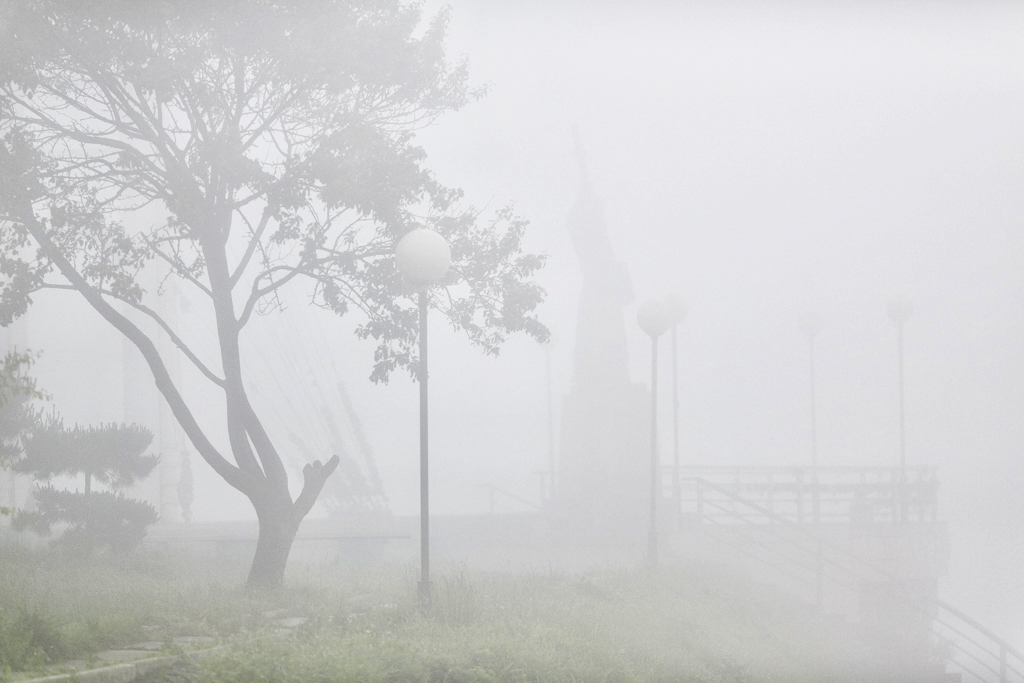
#> input picture Алгоритмы и методы для реализации компьютерного зрения в робототехнике/pz2/files/fog.jpg, 1024 x 683 px
$ python 5.py
#> lines starting #> are read from the running program, lines starting #| are printed output that depends on the picture
from PIL import Image
import matplotlib.pyplot as plt
import numpy as np
import cv2


def enhance_image_with_haze(image_path):
    # Загрузка изображения
#> called with image_path = 'files/fog.jpg'
    img = cv2.imread(image_path)
#> img is the input picture: shape (683, 1024, 3); mean B, G, R 210.3, 209.2, 209

    # Применение алгоритма для улучшения отображения с туманом
    enhanced_image = cv2.detailEnhance(img)
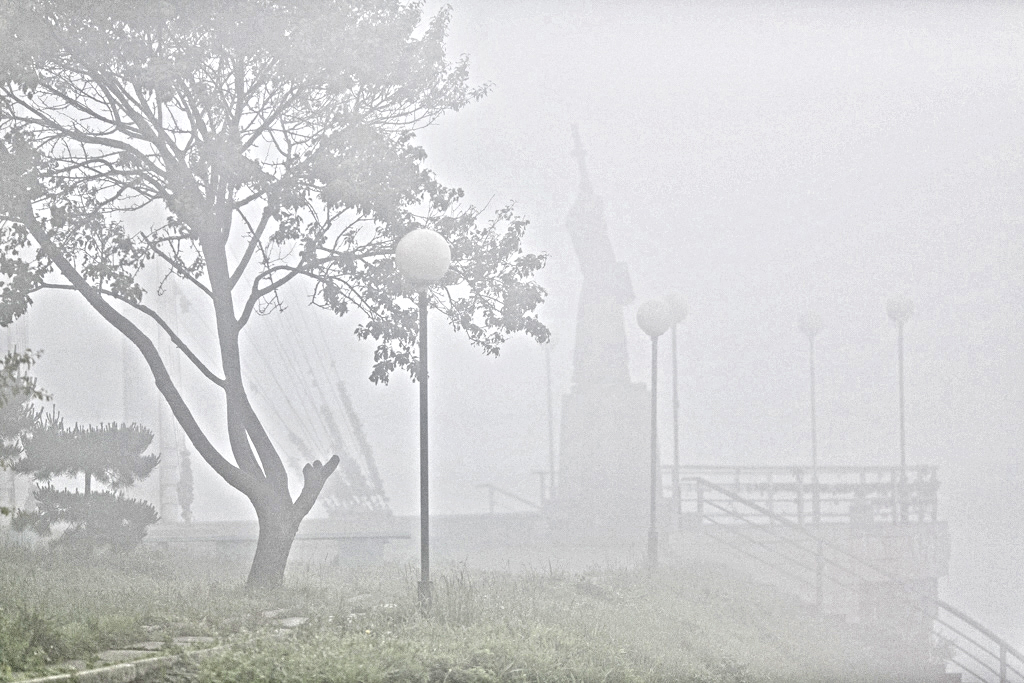
#> enhanced_image: shape (683, 1024, 3); mean B, G, R 209.9, 208.9, 208.7
    hist, bins = np.histogram(enhanced_image, 256)
#> hist = 256 values, max 50892 at index 224, min 0 at index 4, mean 8196; bins = 257 values from 53 to 255
    # calculate cdf
    cdf = hist.cumsum()
#> cdf = 256 values from 1 to 2098176
    # plot hist

    # remap cdf to [0,255]
    cdf = (cdf - cdf[0]) * 255 / (cdf[-1] - 1)
#> cdf = 256 values from 0 to 255
    cdf = cdf.astype(np.uint8)  # Transform from float64 back to unit8

    img2 = np.zeros((384, 495, 1), dtype=np.uint8)
    img2 = cdf[img]
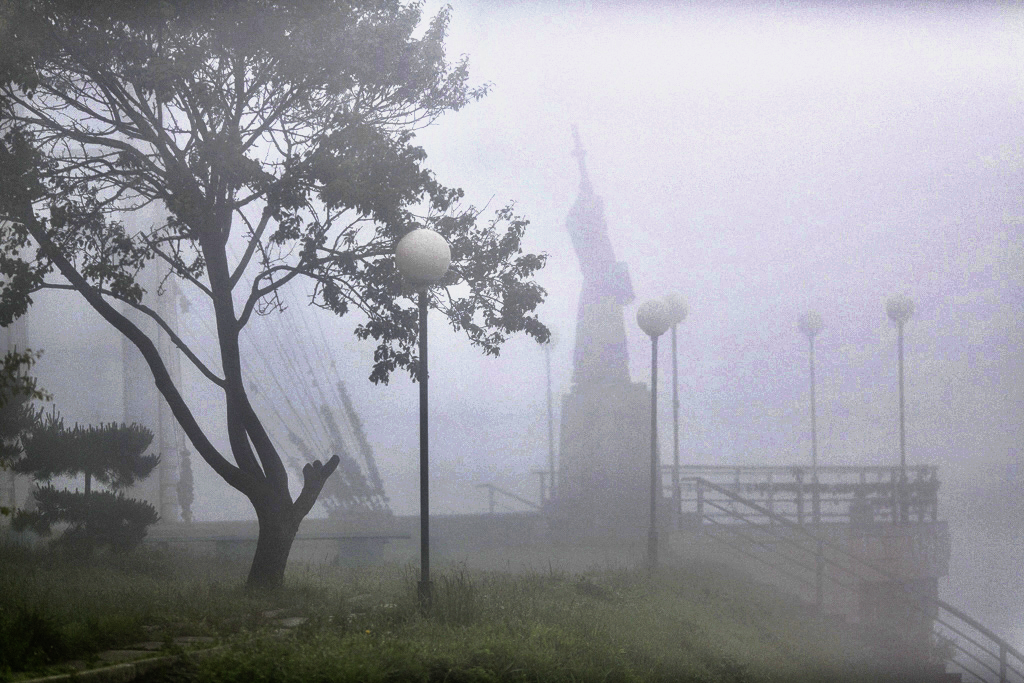
#> img2: shape (683, 1024, 3); mean B, G, R 156.7, 150, 149.8
    # Создание подложки для графика
    fig, axes = plt.subplots(1, 2, figsize=(10, 5))

    # Отображение изначального изображения
    axes[0].imshow(cv2.cvtColor(img, cv2.COLOR_BGR2RGB))
    axes[0].set_title("Изначальное изображение")

    # Отображение обработанного изображения
    axes[1].imshow(cv2.cvtColor(img2, cv2.COLOR_BGR2RGB))
    axes[1].set_title("Обработанное изображение")

    # Удаление осей координат
    for ax in axes:
        ax.axis("off")

    # Отображение графика
    plt.show()
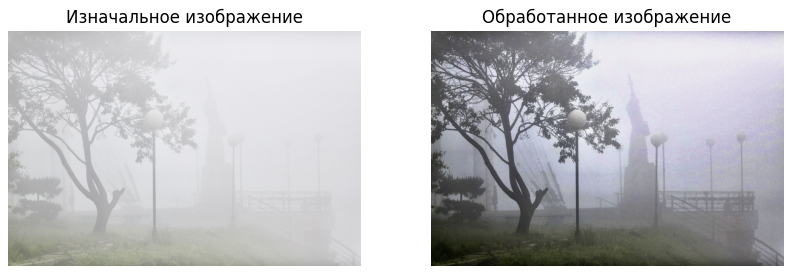
#> figure drawn by matplotlib, 2 panels


# Путь к изображению с туманом
image_path = "files/fog.jpg"

# Вызов функции для улучшения отображения
enhance_image_with_haze(image_path)

img = cv2.imread('files/seabed.png')

# calculate hist
#> (the run stopped early here; a loop or call above may not have finished)
